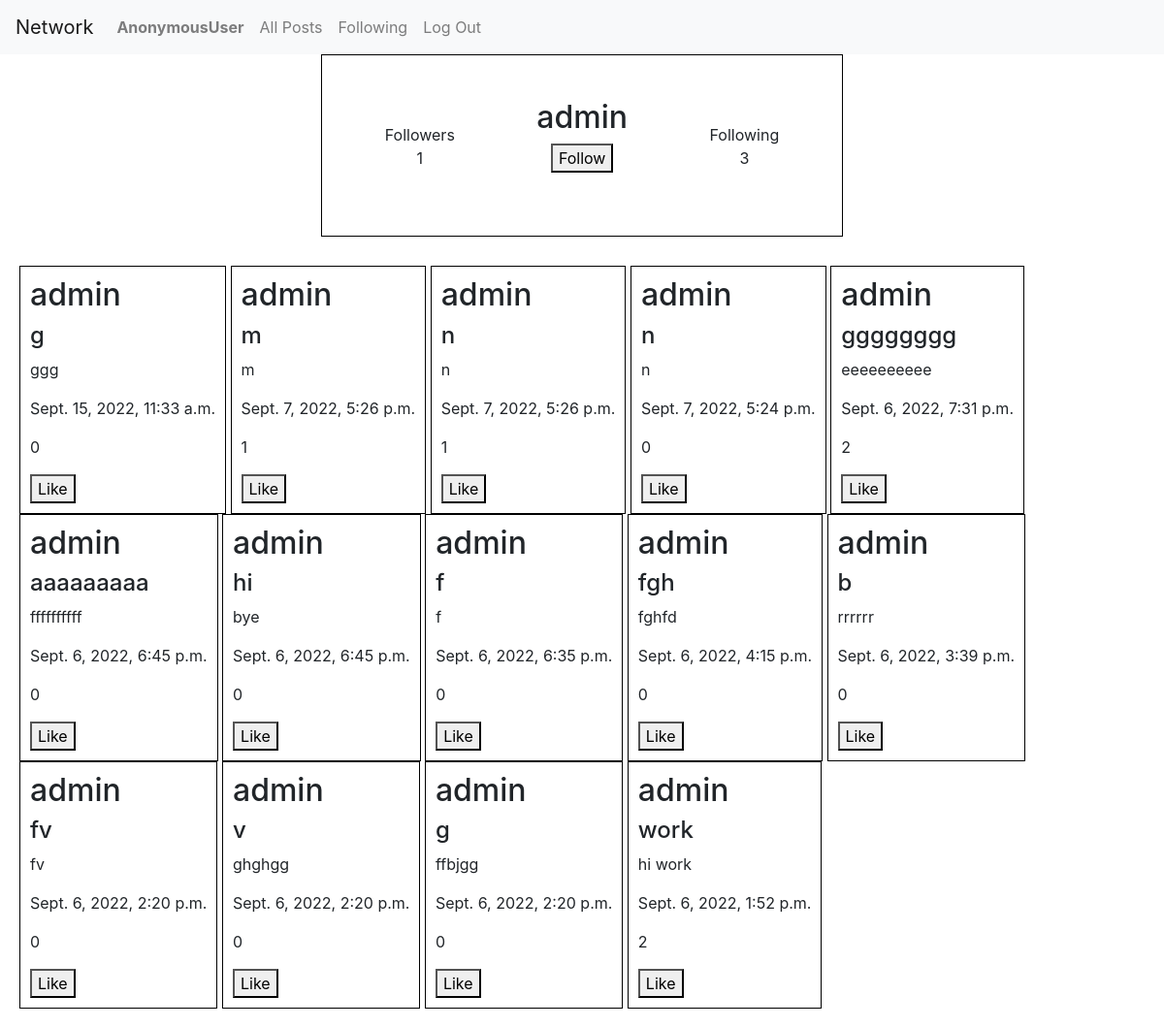
Page /profile/admin on the earlier database version.
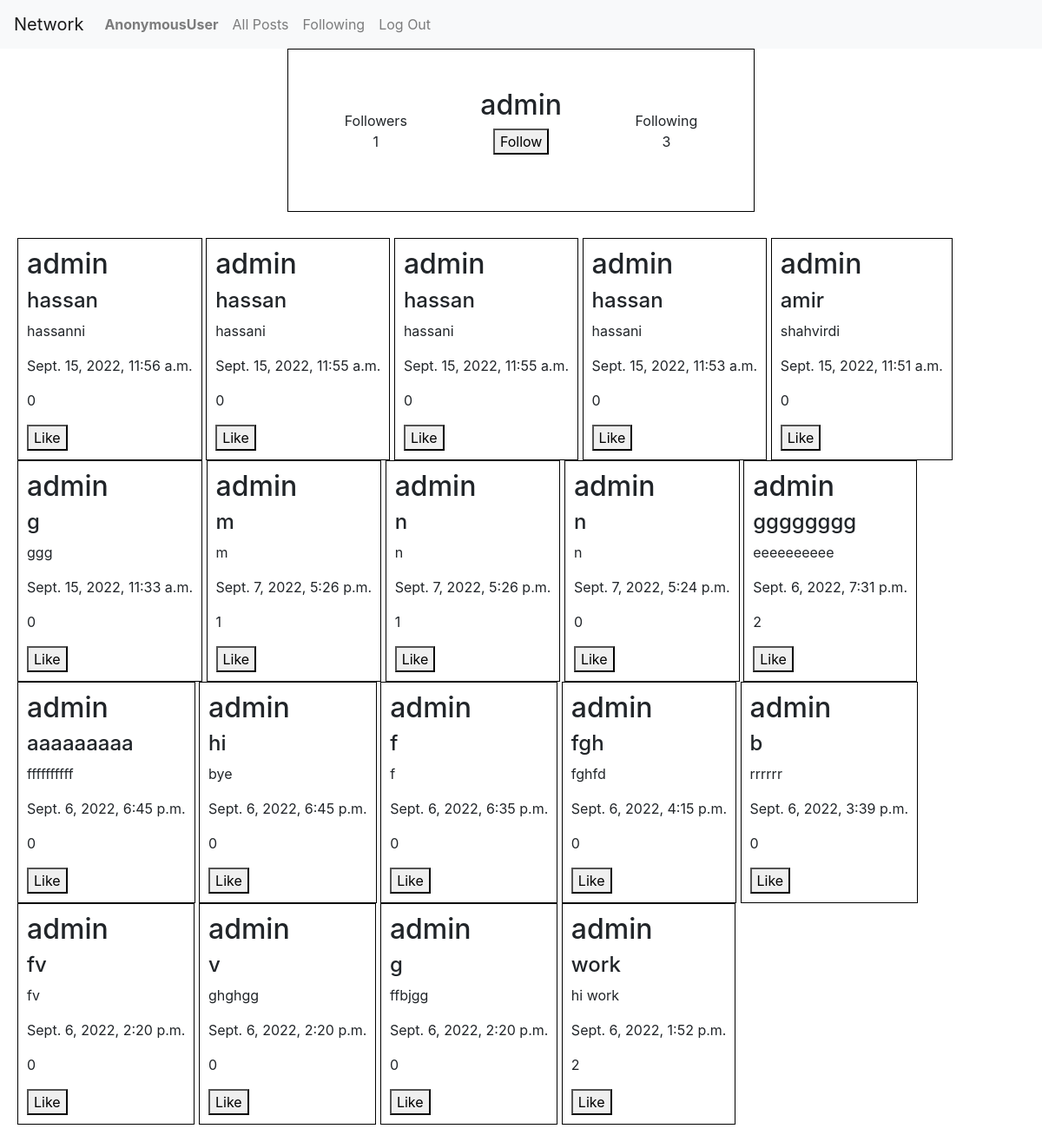
Same page on the later database version.
### network/models.py (models this page shows, shortened)
class User(AbstractUser):
    pass

class Posts(models.Model):
    id = models.AutoField(primary_key=True)
    post_uesr = models.ForeignKey(User, on_delete=models.CASCADE, null=True, blank=True,related_name='create_user')
    post_title = models.CharField(max_length=200)
    post_description = models.TextField()
    post_date = models.DateTimeField(default=datetime.now, blank=True)
    post_likes = models.ManyToManyField(User,blank=True,default=None, related_name='post_likes')
    like_count = models.CharField(max_length=200)

### network/views.py (the view)
# urls.py: path("profile/<str:user>", views.profile, name="profile"),
def profile(request,user):
    follower = request.user
    user = User.objects.get(username = user)
    all_post_user = Posts.objects.filter(post_uesr = user).order_by('-id')
    followed_users_len = Followers.objects.filter(followed_users = user).count()
    following_len = Followers.objects.filter(follower = user).count()
    followed_users = Followers.objects.filter(followed_users = user)
    followed_users_list = []
    for i in followed_users:
        for_followed_users = i.follower
        followed_users_list.append(for_followed_users.username)
    if follower.username in followed_users_list is not None:
        button_and_value = 'Unfollow'
    else:
        button_and_value = 'Follow'
    return render(request, 'network/profile.html',{
        'posts': all_post_user,
        'user':user,
        'follower':follower,
        'follower_len':followed_users_len,
        'following_len':following_len,
        'button_and_value':button_and_value,
    })

### network/templates/network/profile.html (shortened to what this page needs)
{% extends 'network/layout.html' %}
{% load static %}
{% block head %}
    <link rel="stylesheet" href="{% static 'network/profile.css' %}">
{% endblock %}
{% block body %}
<div class="div_user_profile">
    <li class="li_user_profile">
        <div>Followers</div>
        <div>{{follower_len}}</div>
    </li>
    <li class="li_user_profile">
        <div class="username"><h2>{{user}}</h2></div>
        <form action="{% url 'follower' %}" method="post">
            <button type="submit">{{button_and_value}}</button>
        </form>
    </li>
    <li class="li_user_profile">
        <div>Following</div>
        <div>{{following_len}}</div>
    </li>
</div>
<div class="div_posts">
    {% for all_posts in posts %}
        <li class="li_posts">
            <div class="div_single_post">
                <h2>{{all_posts.post_uesr}}</h2>
                <h4>{{all_posts.post_title}}</h4>
                <p id="post_description_{{all_posts.id}}">{{all_posts.post_description}}</p>
                <p>{{all_posts.post_date}}</p>
                <p id="like_count_{{all_posts.id}}">{{all_posts.post_likes.count}}</p>
                {% if request.user not in all_posts.post_likes.all %}
                    <button value="{{all_posts.id}}" id="like_button_{{all_posts.id}}">Like</button>
                {% else %}
                    <button value="{{all_posts.id}}" id="like_button_{{all_posts.id}}">Unlike</button>
                {% endif %}
            </div>
        </li>
    {% endfor %}
</div>
{% endblock %}

### network/templates/network/layout.html (shortened to what this page needs)
{% load static %}
<!DOCTYPE html>
<html lang="en">
    <head>
        {% block head%}
        {% endblock %}
        <link rel="stylesheet" href="https://stackpath.bootstrapcdn.com/bootstrap/4.4.1/css/bootstrap.min.css">
        <link href="{% static 'network/styles.css' %}" rel="stylesheet">
    </head>
    <body>
        <nav class="navbar navbar-expand-lg navbar-light bg-light">
            <a class="navbar-brand" href="#">Network</a>
            <div>
              <ul class="navbar-nav mr-auto">
                {% if user.is_authenticated %}
                    <li class="nav-item">
                        <a class="nav-link" href="{% url 'my_account' user %}"><strong>{{ request.user }}</strong></a>
                    </li>
                {% endif %}
                <li class="nav-item">
                  <a class="nav-link" href="{% url 'all_posts' %}">All Posts</a>
                </li>
                {% if user.is_authenticated %}
                    <li class="nav-item">
                        <a class="nav-link" href="{% url 'following_posts' %}">Following</a>
                    </li>
                    <li class="nav-item">
                        <a class="nav-link" href="{% url 'logout' %}">Log Out</a>
                    </li>
                {% endif %}
              </ul>
            </div>
          </nav>
        <div class="body">
            {% block body %}
            {% endblock %}
        </div>
    </body>
</html>

### network/static/network/profile.css (style rules this page uses)
.div_user_profile { display: block; width:fit-content ; text-align: center; margin: auto; border: solid 1px black; padding: 25px; }
.li_user_profile { display: inline-block; margin: 0; padding: 40px; }
.li_user_profile .username { margin: -20px 0 0 0; }
.div_posts { padding: 20px; margin:10px 0 0 0 ; }
.li_posts { display: inline-block; border: solid 1px black; padding: 10px; }

Differences in the rows shown:
added Posts: post_uesr "admin", post_title "hassan", post_description "hassanni", post_date "Sept. 15, 2022, 11:56 a.m.", post_likes.count "0"
added Posts: post_uesr "admin", post_title "hassan", post_description "hassani", post_date "Sept. 15, 2022, 11:55 a.m.", post_likes.count "0"
added Posts: post_uesr "admin", post_title "hassan", post_description "hassani", post_date "Sept. 15, 2022, 11:55 a.m.", post_likes.count "0"
added Posts: post_uesr "admin", post_title "hassan", post_description "hassani", post_date "Sept. 15, 2022, 11:53 a.m.", post_likes.count "0"
added Posts: post_uesr "admin", post_title "amir", post_description "shahvirdi", post_date "Sept. 15, 2022, 11:51 a.m.", post_likes.count "0"
